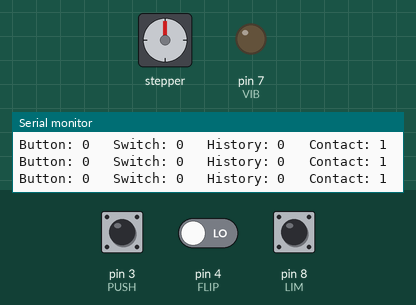
This sketch was run on a simulated Arduino Uno, built with avr-gcc and run on an emulated ATmega328P. Shown: stepper motor, output pins drawn as LEDs (lit = HIGH), the last lines printed to the serial monitor. Wiring (inferred from the names in the program): stepper motor driver (200 steps per turn assumed): step pin 13; direction pin 12; enable pin 11. Inputs (shaded band) come from the test bench; at power-on: pin 4 (FLIP) LOW, pin 3 (PUSH) LOW, pin 8 (LIM) HIGH. Pins used as bus, display or sensor lines are not drawn.

Above: at 1.3 s.
1.4 s: pin 4 (FLIP) driven HIGH
At 3.4 s:
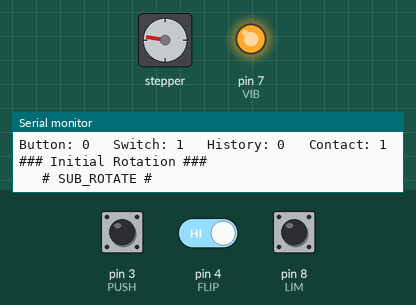
4.4 s: pin 3 (PUSH) pulled HIGH for 3.2 s
At 8.3 s:
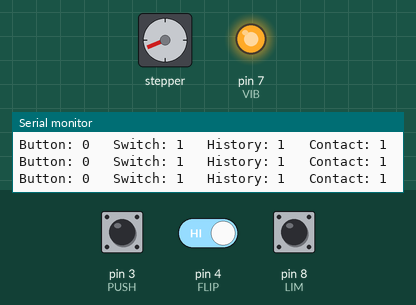
9.1 s: pin 4 (FLIP) driven LOW
At 10.3 s:
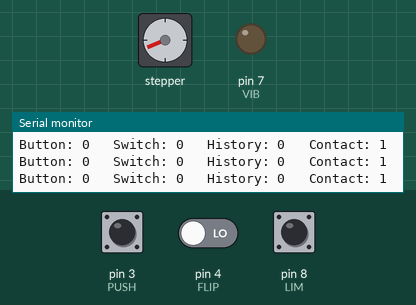
11.2 s: pin 3 (PUSH) pulled HIGH for 1 s
At 11.75 s:
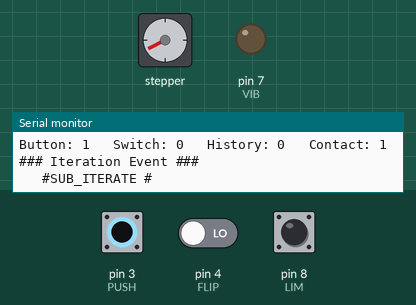
13.7 s: pin 4 (FLIP) driven HIGH
At 16.2 s:
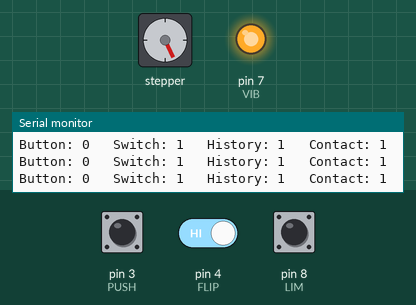
16.7 s: pin 3 (PUSH) pulled HIGH for 3.2 s
At 21.0 s:
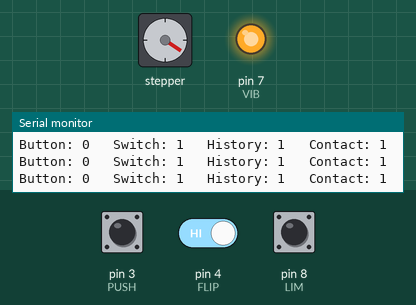
Timing chart, 0 to 22.4 s (numbered marks = the images above; inputs shaded):
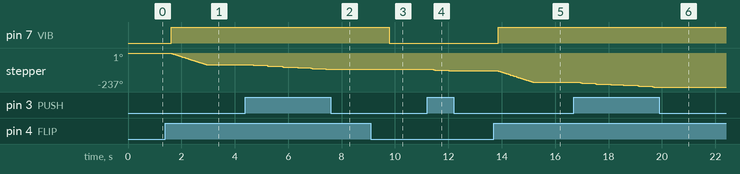

Measured:
- after the input at 1.4 s, pin 7 (VIB): LOW → HIGH after 0.21 s; stepper: turns 81° counter-clockwise in 1.3 s, starting after 0.21 s
- after the input at 9.1 s, pin 7 (VIB): HIGH → LOW after 0.68 s
- after the input at 13.7 s, pin 7 (VIB): LOW → HIGH after 0.18 s; stepper: turns 81° counter-clockwise in 1.3 s, starting after 0.18 s

The sketch:

USIP_code_final.ino
```cpp
/*  SLOPE Parabolic Flight experiment
 *  Authors: Diego Briceno & Seamus Anderson
 *  Created:     6 July  2017
 *
 *  Wiring for the motor:
 *    Black: A+
 *    Green: A-
 *    Red:   B+
 *    Blue:  B-
 *  Motor Resolution: 1.8 deg/step
 *
 *  Updates: 6 March 2018
 *  25 July 2019:
 *    updated to clean up code, add comments
 *    change rotation time
 */


// Define pin functions
//Driver Pins
#define PUL 13   // pull up?
#define DIR 12   // motor direction
#define ENA 11   // motor enable

//Limit and Vibration Pins
#define LIM  8   // limit switch
#define VIB  7   // vibration motor

//Controller Pins
#define FLIP 4   // main exp. power switch
#define PUSH 3   // increment push button switch


// Global Variables
bool switch_hist = 0;    // History of the switch, 0 if un-switched, 1 if it has been switched


//*************//
// Start Setup //
//*************//

void setup(){

  // Beginning Serial Output
  int i = 0;
  Serial.begin(9600);

  // Configuring Input/Output pins
  // Stepper Motor Pins
  // initialize all pins as output, set to low - no motion
  pinMode(ENA,   OUTPUT);    digitalWrite(ENA,  LOW);    delay(1);
  pinMode(DIR,   OUTPUT);    digitalWrite(DIR,  LOW);    delay(1);  // LOW is clockwise
  pinMode(PUL,   OUTPUT);    digitalWrite(PUL,  LOW);    delay(1);

  //Inner box pins
  // initialize vibe motor pin as an output
  // - set pin to low, toggle to high to turn on the motor
  pinMode(VIB,   OUTPUT);    digitalWrite(VIB,  LOW);    delay(1);
  // initialize limit switch as an input - will look to see if triggered
  pinMode(LIM,    INPUT);

  //Controller Pins
  //
  pinMode(FLIP,   INPUT);
  pinMode(PUSH,   INPUT);

  delay(100);

  // Power on Routine //
  //------------------//

  digitalWrite(DIR, HIGH);  delay(1);  //Counter clockwise

  while(digitalRead(LIM)!=1){          // While loop rotates counter-clock until limit switch is triggered
      digitalWrite(PUL, HIGH);
      delay(15);
      digitalWrite(PUL, LOW);
      delay(15);
      }

  digitalWrite(DIR, LOW);  delay(1); //Clockwise

  }


     // Subroutines //
     //*************//

// Initial Rotation Subroutine//
//---------------------------------//
/*  Parameters
 *  ----------
 *  int steps:  number of steps to iterate (n_deg = 1.8 * n_steps)
 *  int rpm=10: revolutions per minute of the motor
 */
void SUB_ROTATE(int n_steps, int rpm=10){

  Serial.println("\t # SUB_ROTATE #");
  int       i = 0;
  float dtime = 3000 / (20 * rpm);
  switch_hist = 1;
  digitalWrite(DIR, LOW);
  delay(1);
  digitalWrite(VIB, HIGH);

       // Iterate through steps
  for(i=0; i < n_steps; i++){
            // Stop moving if switch is off
       if(digitalRead(FLIP)==0){
            return;             }
       digitalWrite(PUL, HIGH);
       delay(dtime);
       digitalWrite(PUL, LOW);
       delay(dtime);        }   }


// Subroutine for iterating motor by 5.4 deg //
//-----------------------------------------//
/*  Parameters
 *  ----------
 *  int n_steps =  3: number of steps to move through
 *  int rmp     = 10: revolutions per minute of the motor
 */
void SUB_ITERATE(int n_steps=3, int rpm=10){

  Serial.println("\t #SUB_ITERATE #");
  int   i = 0;
  float dtime = 3000 / (20 * rpm);
  digitalWrite(DIR, LOW);
  delay(1);

  for(i=0; i < n_steps ; i++){          // Iterate 5.4 deg or 3 steps
       digitalWrite(PUL, HIGH);
       delay(dtime);                    // wait half a second
       digitalWrite(PUL, LOW);
       delay(dtime);            }    }


// Reseting to Inital Position Subroutine //
//--------------------------------------------//
/*  Parameters
 *  ----------
 *  int rpm=10:   revolutions per minute
 */

void SUB_RESET(int rpm=10){

  Serial.println("\t # SUB_RESET #");
  float dtime = 3000 / (20 * rpm);

       // Reverse direction of the motor to counter-clockwise
  digitalWrite(DIR, HIGH);
  delay(1);

       // Rotate counter-clockwise until box hits limit switch
  while(digitalRead(LIM)!=1){
       digitalWrite(PUL, HIGH);
       delay(dtime);
       digitalWrite(PUL, LOW);
       delay(dtime);           }

       // Reset switch history and direction of motor
  switch_hist = 0;
  digitalWrite(DIR, LOW);     }


// Main Function Loop //
//--------------------//

void loop(){

       // Reading Switch and Button Logic
  int button_logic  = digitalRead(PUSH);  // Both of these logics should be '0' or '1'
  int switch_logic  = digitalRead(FLIP);
  int contact_logic = digitalRead(LIM);

       // Printing user inputs
  Serial.print("Button: ");
  Serial.print(button_logic);
  Serial.print("\t Switch: ");
  Serial.print(switch_logic);
  Serial.print("\t History: ");
  Serial.print(switch_hist);
  Serial.print("\t Contact: ");
  Serial.println(contact_logic);
  delay(150);


       // Initial Rotation event (x * 1.8 degrees, x steps)
       // if switch is on, but hasn't been turned on in the past
  if((switch_hist==0) && (switch_logic==1)){
       Serial.println("### Initial Rotation ###");
       SUB_ROTATE(45);
       delay(500);       }  // Rotate 25 steps or 45 deg, entered parameter is number of steps (n_steps)

       // Button Iterating event (5.4 degrees, 3 steps)
       // if push button is being pressed
  if(button_logic==1){
       Serial.println("### Iteration Event ###");
       SUB_ITERATE();
       delay(300);       }

       // Reseting event
       // if switch is off, but has been turned on in the past
  if((switch_hist==1) && (switch_logic==0)){
       Serial.println("### Resetting ###");
       SUB_RESET();
       delay(500);
       digitalWrite(VIB, LOW);}
  }
```
